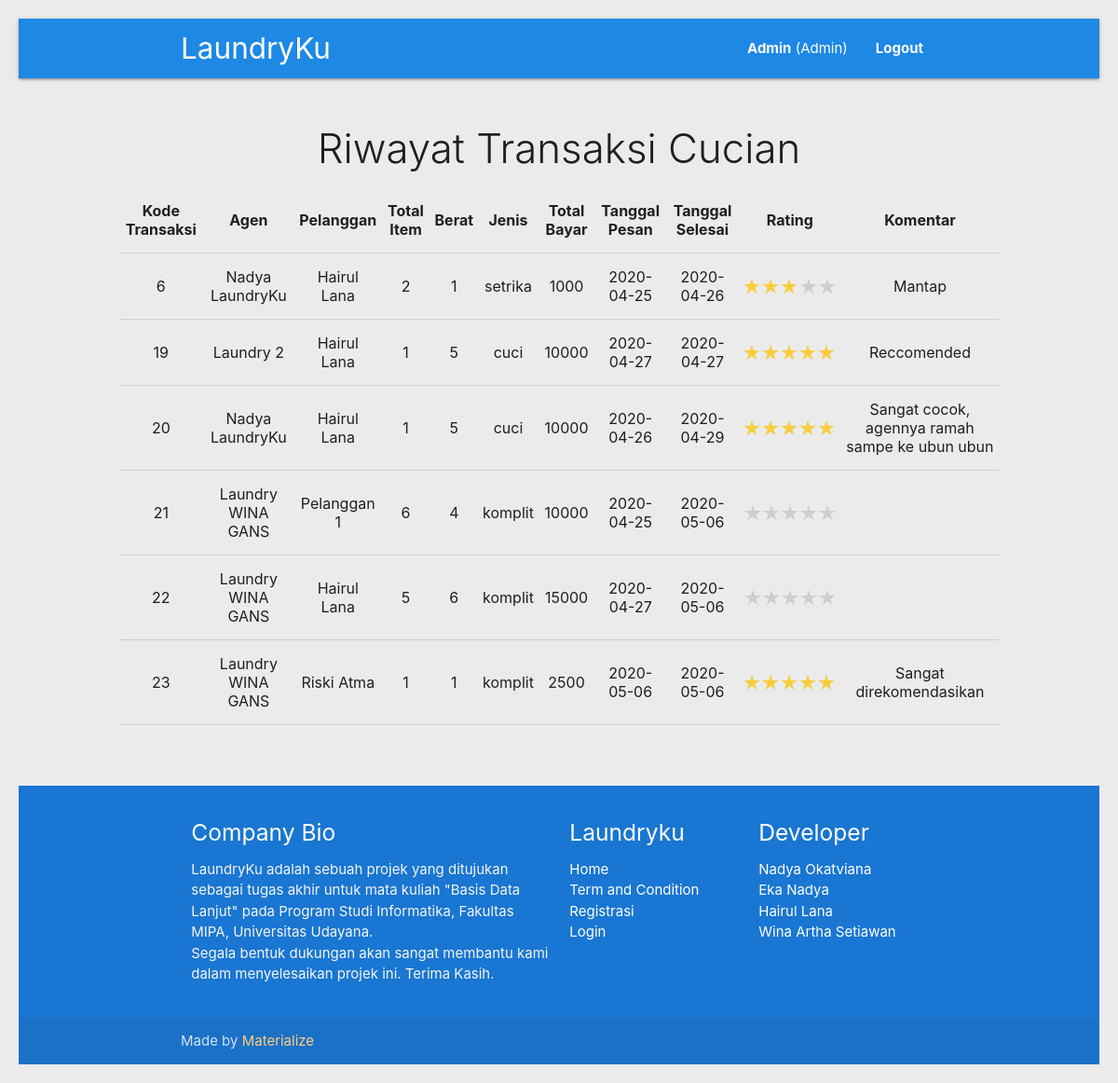
The page /transaksi.php (signed in) on the database its author committed.
### tables this page shows
CREATE TABLE `transaksi` (
  `kode_transaksi` int(11) NOT NULL,
  `id_cucian` int(11) NOT NULL,
  `id_agen` int(11) NOT NULL,
  `id_pelanggan` int(11) NOT NULL,
  `tgl_mulai` date DEFAULT NULL,
  `tgl_selesai` date DEFAULT NULL,
  `total_bayar` int(11) DEFAULT NULL,
  `rating` int(11) DEFAULT NULL,
  `komentar` text NOT NULL
);

CREATE TABLE `agen` (
  `id_agen` int(11) NOT NULL,
  `nama_laundry` varchar(30) DEFAULT NULL,
  `nama_pemilik` varchar(30) DEFAULT NULL,
  `telp` varchar(13) DEFAULT NULL,
  `email` varchar(30) DEFAULT NULL,
  `kota` varchar(20) DEFAULT NULL,
  `alamat` varchar(100) DEFAULT NULL,
  `plat_driver` varchar(12) DEFAULT NULL,
  `foto` text NOT NULL,
  `password` varchar(255) DEFAULT NULL
);

CREATE TABLE `pelanggan` (
  `id_pelanggan` int(11) NOT NULL,
  `nama` varchar(30) DEFAULT NULL,
  `email` varchar(30) DEFAULT NULL,
  `telp` varchar(13) DEFAULT NULL,
  `kota` varchar(20) DEFAULT NULL,
  `alamat` varchar(100) DEFAULT NULL,
  `foto` text NOT NULL,
  `password` varchar(255) DEFAULT NULL
);

CREATE TABLE `cucian` (
  `id_cucian` int(11) NOT NULL,
  `id_agen` int(11) NOT NULL,
  `id_pelanggan` int(11) DEFAULT NULL,
  `tgl_mulai` date NOT NULL,
  `tgl_selesai` date NOT NULL,
  `jenis` varchar(15) DEFAULT NULL,
  `total_item` int(11) DEFAULT NULL,
  `berat` double DEFAULT NULL,
  `alamat` varchar(100) NOT NULL,
  `catatan` text NOT NULL,
  `status_cucian` varchar(20) DEFAULT NULL
);

### transaksi.php (the view, shortened to what this page needs)
<?php
include 'connect-db.php';
if(isset($_SESSION["login-admin"]) && isset($_SESSION["admin"])){
    $login = "Admin";
}else if(isset($_SESSION["login-agen"]) && isset($_SESSION["agen"])){
    $idAgen = $_SESSION["agen"];
    $login = "Agen";
}else if (isset($_SESSION["login-pelanggan"]) && isset($_SESSION["pelanggan"])){
    $idPelanggan = $_SESSION["pelanggan"];
    $login = "Pelanggan";
}else {
    echo "
        <script>
            document.location.href = 'login.php';
        </script>
    ";
}
?>
<!DOCTYPE html>
<html lang="en">
<head>
</head>
<body>
<?php include 'header.php'; ?>
    <div class="row">
        <h3 class="header col s12 light center">Riwayat Transaksi Cucian</h3>
        <br>
        <?php if ($login == "Admin") : $query = mysqli_query($connect, "SELECT * FROM transaksi"); ?>
        <div class="col s10 offset-s1">
            <table border=1 cellpadding=10 class="responsive-table centered">
                <tr>
                    <td style="font-weight:bold;">Kode Transaksi</td>
                    <td style="font-weight:bold;">Agen</td>
                    <td style="font-weight:bold;">Pelanggan</td>
                    <td style="font-weight:bold;">Total Item</td>
                    <td style="font-weight:bold;">Berat</td>
                    <td style="font-weight:bold;">Jenis</td>
                    <td style="font-weight:bold;">Total Bayar</td>
                    <td style="font-weight:bold;">Tanggal Pesan</td>
                    <td style="font-weight:bold;">Tanggal Selesai</td>
                    <td style="font-weight:bold;">Rating</td>
                    <td style="font-weight:bold;">Komentar</td>
                </tr>
                <?php while ($transaksi = mysqli_fetch_assoc($query)) : ?>
                <tr>
                    <td><?php echo $kodeTransaksi = $transaksi["kode_transaksi"] ?></td>
                    <td>
                        <?php
                            $temp = $transaksi["id_agen"];
                            $agen = mysqli_query($connect, "SELECT * FROM agen WHERE id_agen = '$temp'");
                            $agen = mysqli_fetch_assoc($agen);
                            echo $agen["nama_laundry"];
                        ?>
                    </td>
                    <td>
                        <?php
                            $temp = $transaksi["id_pelanggan"];
                            $pelanggan = mysqli_query($connect,"SELECT * FROM pelanggan WHERE id_pelanggan = '$temp'");
                            $pelanggan = mysqli_fetch_assoc($pelanggan);
                            echo $pelanggan["nama"];
                        ?>
                    </td>
                    <td>
                        <?php
                            $idCucian = $transaksi["id_cucian"];
                            $cucian = mysqli_query($connect, "SELECT * FROM cucian WHERE id_cucian = $idCucian");
                            $cucian = mysqli_fetch_assoc($cucian);
                            echo $cucian["total_item"];
                        ?>
                    </td>
                    <td><?= $cucian["berat"] ?></td>
                    <td><?= $cucian["jenis"] ?></td>
                    <td><?= $transaksi["total_bayar"] ?></td>
                    <td><?= $transaksi["tgl_mulai"] ?></td>
                    <td><?= $transaksi["tgl_selesai"] ?></td>
                    <td>
                        <?php
                            $star = mysqli_query($connect,"SELECT * FROM transaksi WHERE kode_transaksi = $kodeTransaksi");
                            $star = mysqli_fetch_assoc($star);
                            $star = ceil($star["rating"]);
                        ?>
                        <fieldset class="bintang"><span class="starImg star-<?= $star ?>"></span></fieldset>
                    </td>
                    <td><?= $transaksi["komentar"] ?></td>
                </tr>
                <?php endwhile; ?>
            </table>
        </div>
        <?php endif; ?>
    </div>
    <?php include "footer.php"; ?>
</body>
</html>

### css/rating.css (style rules this page uses)
fieldset, label { margin: 0; padding: 0; }
body { margin: 20px; }
.bintang { width: 100px; border: none; font-weight: bold; font-size: 12px; }
.starImg { width: 100px; height: 21px; display: block; background: url(../img/rating.png) 0 0 no-repeat; }
.star-0 { background-position: -100px -0; }
.star-6 { background-position: -40px 0; }
.star-10 { background-position: 0 0; }

### rows shown on the page
transaksi: kode_transaksi "6", id_agen.nama_laundry "Nadya LaundryKu", id_pelanggan.nama "Hairul Lana", id_cucian.total_item "2", id_cucian.berat "1", id_cucian.jenis "setrika", total_bayar "1000", tgl_mulai "2020-04-25", tgl_selesai "2020-04-26", komentar "Mantap"
transaksi: kode_transaksi "19", id_agen.nama_laundry "Laundry 2", id_pelanggan.nama "Hairul Lana", id_cucian.total_item "1", id_cucian.berat "5", id_cucian.jenis "cuci", total_bayar "10000", tgl_mulai "2020-04-27", tgl_selesai "2020-04-27", komentar "Reccomended"
transaksi: kode_transaksi "20", id_agen.nama_laundry "Nadya LaundryKu", id_pelanggan.nama "Hairul Lana", id_cucian.total_item "1", id_cucian.berat "5", id_cucian.jenis "cuci", total_bayar "10000", tgl_mulai "2020-04-26", tgl_selesai "2020-04-29", komentar "Sangat cocok, agennya ramah sampe ke ubun ubun"
transaksi: kode_transaksi "21", id_agen.nama_laundry "Laundry WINA GANS", id_pelanggan.nama "Pelanggan 1", id_cucian.total_item "6", id_cucian.berat "4", id_cucian.jenis "komplit", total_bayar "10000", tgl_mulai "2020-04-25", tgl_selesai "2020-05-06"
transaksi: kode_transaksi "22", id_agen.nama_laundry "Laundry WINA GANS", id_pelanggan.nama "Hairul Lana", id_cucian.total_item "5", id_cucian.berat "6", id_cucian.jenis "komplit", total_bayar "15000", tgl_mulai "2020-04-27", tgl_selesai "2020-05-06"
transaksi: kode_transaksi "23", id_agen.nama_laundry "Laundry WINA GANS", id_pelanggan.nama "Riski Atma", id_cucian.total_item "1", id_cucian.berat "1", id_cucian.jenis "komplit", total_bayar "2500", tgl_mulai "2020-05-06", tgl_selesai "2020-05-06", komentar "Sangat direkomendasikan"
